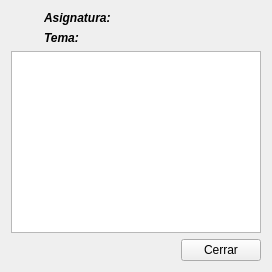
<?xml version="1.0" encoding="UTF-8"?>
<ui version="4.0">
 <class>ResultadosForm</class>
 <widget class="QWidget" name="ResultadosForm">
  <property name="geometry">
   <rect>
    <x>0</x>
    <y>0</y>
    <width>272</width>
    <height>272</height>
   </rect>
  </property>
  <property name="minimumSize">
   <size>
    <width>255</width>
    <height>0</height>
   </size>
  </property>
  <property name="windowTitle">
   <string>Resultados</string>
  </property>
  <property name="styleSheet">
   <string notr="true"/>
  </property>
  <layout class="QGridLayout" name="gridLayout">
   <item row="0" column="2">
    <widget class="QLabel" name="lblAsignatura">
     <property name="font">
      <font>
       <italic>true</italic>
       <bold>true</bold>
      </font>
     </property>
     <property name="text">
      <string/>
     </property>
    </widget>
   </item>
   <item row="2" column="1">
    <widget class="QLabel" name="label_3">
     <property name="font">
      <font>
       <italic>true</italic>
       <bold>true</bold>
      </font>
     </property>
     <property name="text">
      <string>Tema:</string>
     </property>
    </widget>
   </item>
   <item row="4" column="4">
    <widget class="QPushButton" name="btnCerrar">
     <property name="text">
      <string>Cerrar</string>
     </property>
    </widget>
   </item>
   <item row="0" column="1">
    <widget class="QLabel" name="label">
     <property name="font">
      <font>
       <italic>true</italic>
       <bold>true</bold>
      </font>
     </property>
     <property name="text">
      <string>Asignatura:</string>
     </property>
    </widget>
   </item>
   <item row="2" column="2">
    <widget class="QLabel" name="lblTema">
     <property name="font">
      <font>
       <italic>true</italic>
       <bold>true</bold>
      </font>
     </property>
     <property name="text">
      <string/>
     </property>
    </widget>
   </item>
   <item row="3" column="0" colspan="5">
    <widget class="QTableWidget" name="tblResultados">
     <property name="maximumSize">
      <size>
       <width>254</width>
       <height>16777215</height>
      </size>
     </property>
    </widget>
   </item>
   <item row="4" column="0" colspan="2">
    <widget class="QLabel" name="lblScore">
     <property name="font">
      <font>
       <family>Source Code Pro</family>
       <pointsize>11</pointsize>
       <italic>true</italic>
       <bold>true</bold>
      </font>
     </property>
     <property name="styleSheet">
      <string notr="true">alternate-background-color: rgb(0, 0, 0);</string>
     </property>
     <property name="text">
      <string/>
     </property>
     <property name="scaledContents">
      <bool>true</bool>
     </property>
    </widget>
   </item>
  </layout>
 </widget>
 <resources/>
 <connections/>
</ui>
